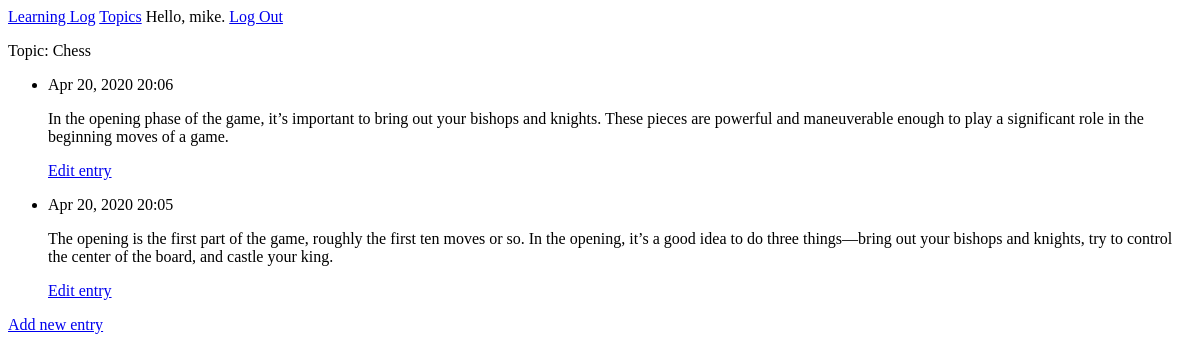
Page /topics/2/ (signed in) on the earlier database version.
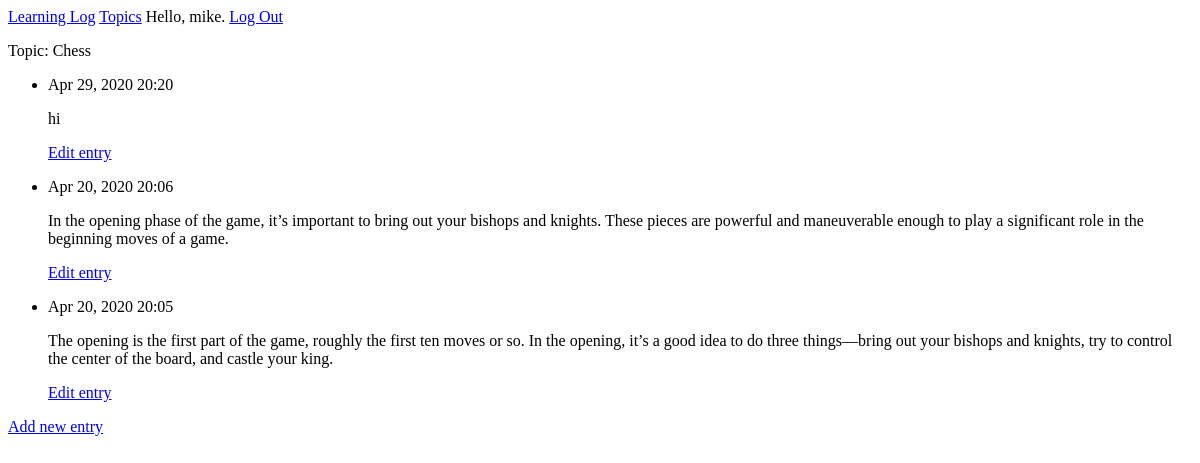
Same page on the later database version.
### learning_logs/models.py (models this page shows, shortened)
class Entry(models.Model):
    topic = models.ForeignKey(Topic, on_delete=models.CASCADE)
    text = models.TextField()
    date_added = models.DateTimeField(auto_now_add=True)
    class Meta:
        verbose_name_plural = 'entries'

### learning_logs/views.py (the view)
# urls.py: path('topics/<int:topic_id>/', views.topic, name='topic'),
@login_required
def topic(request, topic_id):
    topic = Topic.objects.get(id=topic_id)
    if topic.owner != request.user:
        raise Http404
    entries = topic.entry_set.order_by('-date_added')
    context = {'topic':topic, 'entries':entries}
    return render(request, 'learning_logs/topic.html',context)

### learning_logs/models.py (called while the page is built)
    def __str__(self):
        return self.text

### learning_logs/templates/learning_logs/topic.html
{%extends "learning_logs/base.html" %}
{% block content %}
    <p>Topic: {{ topic }}</p>
    <ul>
        {% for entry in entries %}
        <li>
            <p>{{ entry.date_added|date:'M d, Y H:i' }}</p>
            <p>{{ entry.text|linebreaks }}</p>
            <p>
                <a href="{% url 'learning_logs:edit_entry' entry.id %}">Edit entry</a>
            </p>
        </li>
        {% empty %}
            <li>There are no entries for this topic yet..</li>
        {% endfor %}
    </ul>
    <p>
        <a href="{% url 'learning_logs:new_entry' topic.id %}">Add new entry</a>
    </p>
{% endblock content%}

Differences in the rows shown:
added Entry: date_added "Apr 29, 2020 20:20", text "hi"
